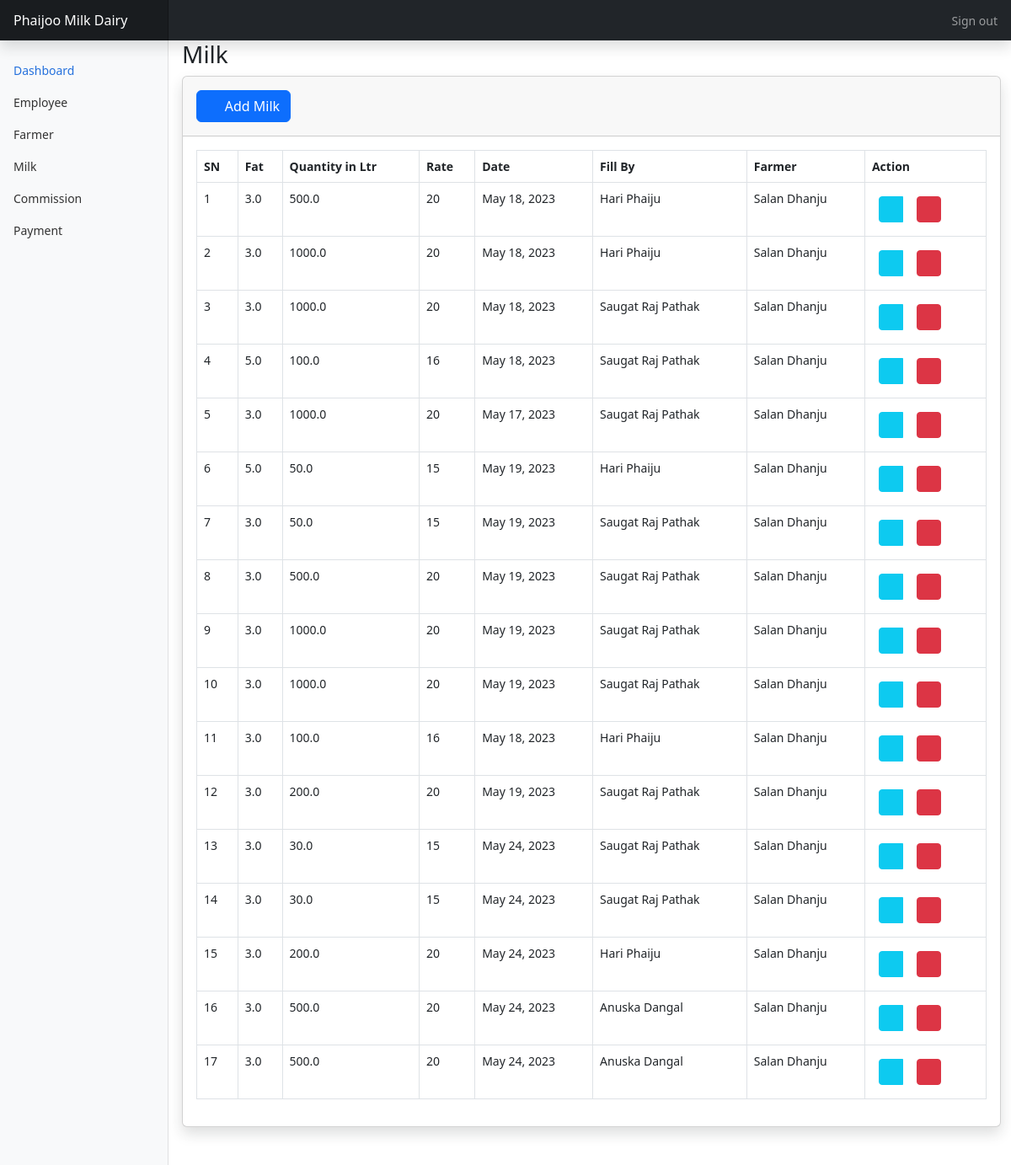
The page /dashboard/milk (signed in) on the database its author committed.
### dashboard/models.py (models this page shows, shortened)
class Milk(models.Model):
    fat =  models.FloatField()
    qty = models.FloatField()
    rate = models.PositiveIntegerField(null=True)
    date = models.DateField(null=True, blank=True)
    emp_id = models.ForeignKey(Employee, on_delete=models.PROTECT, related_name='milk', blank=True)
    farmer_id = models.ForeignKey(Farmer, on_delete=models.PROTECT, related_name='milk', blank=True, null=True)
    class Meta:
        verbose_name = "Milk"
        verbose_name_plural = "Milk"
        ordering = ('id',)

class Employee(models.Model):
    emp_email = models.CharField(max_length=50, blank=True , null=True)
    emp_pwd = models.  CharField(max_length=255, blank=True)
    emp_name = models.CharField(max_length=50, blank=True)
    emp_contact = models.PositiveBigIntegerField(blank=True)
    salary = models.PositiveIntegerField(blank=True)
    reg_date = models.DateField(null=True, blank=True)
    admin_id = models.ForeignKey(User, on_delete=models.PROTECT, related_name='employee', blank=True)
    class Meta:
        verbose_name = "Employee"
        verbose_name_plural = "Employees"
        ordering = ('id',)
    def __str__(self):
        return self.emp_name

class Farmer(models.Model):
    farmer_name = models.CharField(max_length=50)
    farmer_pwd = models.CharField(max_length=50)
    farmer_email = models.CharField(max_length=50)
    farmer_address = models.CharField(max_length=100)
    farmer_contact = models.PositiveBigIntegerField()
    admin_id = models.ForeignKey(User, on_delete=models.PROTECT, related_name='farmer', blank=True,null=True)
    class Meta:
        verbose_name = "Farmer"
        verbose_name_plural = "Farmers"
        ordering = ('id',)
    def __str__(self):
        return self.farmer_name

### dashboard/views.py (the view)
# urls.py: path('milk',views.MilkListView.as_view(), name = 'milk-list'),
class MilkListView(LoginRequiredMixin,ListView):
    template_name = 'dashboard/milk/list.html'
    model = Milk

### dashboard/templates/dashboard/milk/list.html (shortened to what this page needs)
{% extends 'dashboard/base.html' %}
{% block main %}
                <h1 class="h3 mb-2 text-gray-800">Milk</h1>
                <div class="card shadow mb-4">
                    <div class="card-header py-3">
                        <div class="float-right">
                            <a href="" class = "btn btn-primary">
                                <i class="fa fa-plus"></i>&nbsp; Add Milk
                            </a>
                        </div>
                    </div>
                    <div class="card-body">
                        <div class="table-responsive">
                            <table class="table table-bordered" id="dataTable" width="100%" cellspacing="0">
                                <thead>
                                    <tr>
                                        <th>SN</th>
                                        <th>Fat</th>
                                        <th>Quantity in Ltr</th>
                                        <th>Rate</th>
                                        <th>Date</th>
                                        <th>Fill By</th>
                                        <th>Farmer</th>
                                        <th>Action</th>
                                    </tr>
                                </thead>
                                <tbody>
                                    {% for object in object_list %}
                                    <tr>
                                        <td>{{ forloop.counter }}</td>
                                        <td>{{ object.fat }}</td>
                                        <td>{{ object.qty }}</td>
                                        <td>{{ object.rate }}</td>
                                        <td>{{ object.date }}</td>
                                        <td>{{ object.emp_id }}</td>
                                        <td>{{ object.farmer_id }}</td>
                                        <td>
                                            <div class="btn-group " role="group">
                                                <a href="{% url 'dashboard:milk-update' object.pk %}" class="btn btn-info btn-sm  m-2">
                                                    <i class="fas fa-pen"></i>
                                                </a>
                                                {% if not object.non_deletetable %}
                                                <form action="{% url 'dashboard:milk-delete' object.pk %}"  method="post">
                                                    <button class="btn btn-danger btn-sm delete-link ml-2 m-2" data-tooltip="tooltip" title="Delete">
                                                        <i class="far fa-trash-alt"></i>
                                                    </button>
                                                </form>
                                                {% endif %}
                                            </div>
                                        </td>
                                    </tr>
                                    {% endfor %}
                                </tbody>
                            </table>
                        </div>
                    </div>
                </div>
{% endblock main %}

### dashboard/static/dashboard/css/dashboard.css (style rules this page uses)
body { font-size: .875rem; }

### rows shown on the page
Milk: fat "3.0", qty "500.0", rate "20", date "May 18, 2023", emp_id "Hari Phaiju", farmer_id "Salan Dhanju"
Milk: fat "3.0", qty "1000.0", rate "20", date "May 18, 2023", emp_id "Hari Phaiju", farmer_id "Salan Dhanju"
Milk: fat "3.0", qty "1000.0", rate "20", date "May 18, 2023", emp_id "Saugat Raj Pathak", farmer_id "Salan Dhanju"
Milk: fat "5.0", qty "100.0", rate "16", date "May 18, 2023", emp_id "Saugat Raj Pathak", farmer_id "Salan Dhanju"
Milk: fat "3.0", qty "1000.0", rate "20", date "May 17, 2023", emp_id "Saugat Raj Pathak", farmer_id "Salan Dhanju"
Milk: fat "5.0", qty "50.0", rate "15", date "May 19, 2023", emp_id "Hari Phaiju", farmer_id "Salan Dhanju"
Milk: fat "3.0", qty "50.0", rate "15", date "May 19, 2023", emp_id "Saugat Raj Pathak", farmer_id "Salan Dhanju"
Milk: fat "3.0", qty "500.0", rate "20", date "May 19, 2023", emp_id "Saugat Raj Pathak", farmer_id "Salan Dhanju"
Milk: fat "3.0", qty "1000.0", rate "20", date "May 19, 2023", emp_id "Saugat Raj Pathak", farmer_id "Salan Dhanju"
Milk: fat "3.0", qty "1000.0", rate "20", date "May 19, 2023", emp_id "Saugat Raj Pathak", farmer_id "Salan Dhanju"
Milk: fat "3.0", qty "100.0", rate "16", date "May 18, 2023", emp_id "Hari Phaiju", farmer_id "Salan Dhanju"
Milk: fat "3.0", qty "200.0", rate "20", date "May 19, 2023", emp_id "Saugat Raj Pathak", farmer_id "Salan Dhanju"
Milk: fat "3.0", qty "30.0", rate "15", date "May 24, 2023", emp_id "Saugat Raj Pathak", farmer_id "Salan Dhanju"
Milk: fat "3.0", qty "30.0", rate "15", date "May 24, 2023", emp_id "Saugat Raj Pathak", farmer_id "Salan Dhanju"
Milk: fat "3.0", qty "200.0", rate "20", date "May 24, 2023", emp_id "Hari Phaiju", farmer_id "Salan Dhanju"
Milk: fat "3.0", qty "500.0", rate "20", date "May 24, 2023", emp_id "Anuska Dangal", farmer_id "Salan Dhanju"
Milk: fat "3.0", qty "500.0", rate "20", date "May 24, 2023", emp_id "Anuska Dangal", farmer_id "Salan Dhanju"
